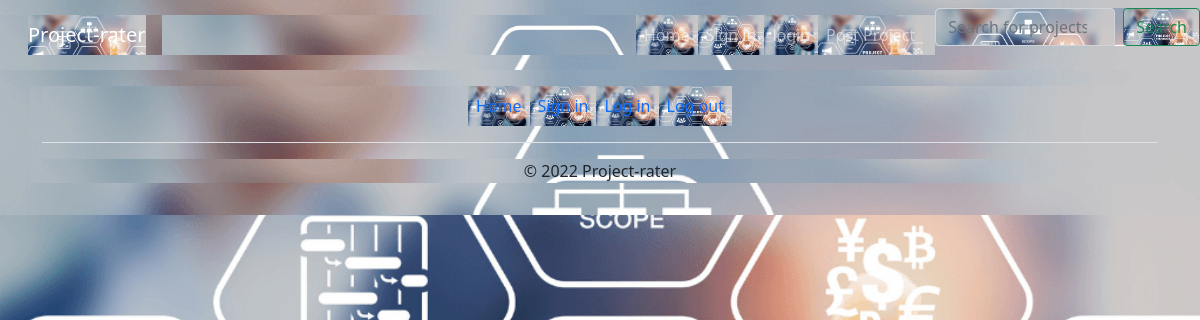
The app's page /, older data.
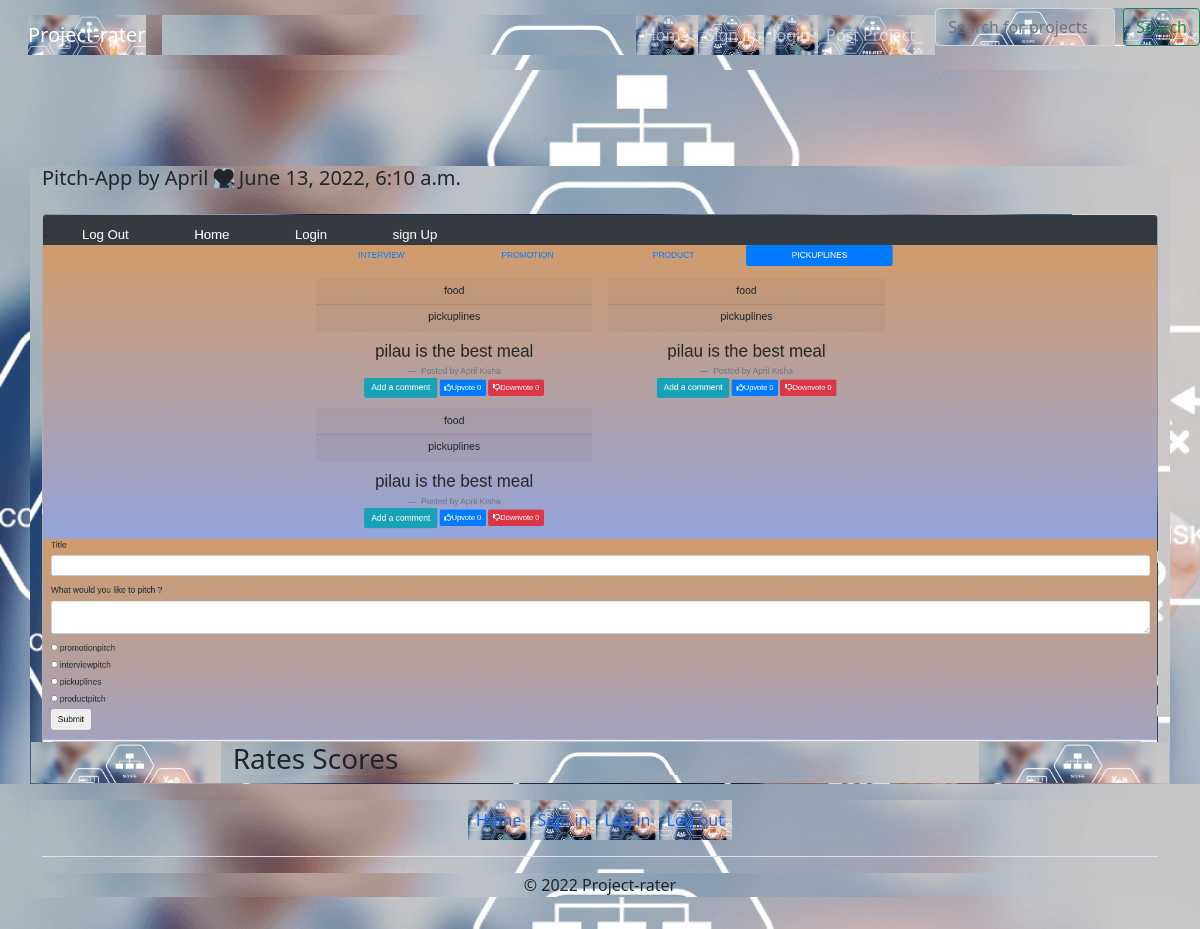
The same page, newer data.
### apprate/models.py (models this page shows, shortened)
class Post(models.Model):
    title = models.CharField(max_length=155)
    url = models.URLField(max_length=255)
    description = models.TextField(max_length=255)
    image = models.ImageField ( upload_to='pictures/',null=True, blank=True)
    user = models.ForeignKey(User, on_delete=models.CASCADE, related_name="posts")
    date = models.DateTimeField(auto_now_add=True, blank=True)

### apprate/views.py (the view)
# urls.py: path('',views.home, name='home',),
def home(request):
    posts=Post.objects.all()
    if request.method == "POST":
        form = PostForm(request.POST)
        if form.is_valid():
            post = form.save(commit=False)
            post.user = request.user
            post.save()
    else:
        form = PostForm()
    return render(request, 'home.html', { 'form': form,"posts":posts})

### apprate/forms.py
class PostForm(forms.ModelForm):
    class Meta:
        model = Post
        fields = ('__all__')

### apprate/templates/home.html (shortened to what this page needs)
{% extends "base.html"%}
{% block content %}
{%for post in posts%}
<div class="container" style="margin-top:8%">
    <h5 class="mb-4 mt-4">{{ post.title }} by {{ post.user.username }}  <i class="fas fa-heart"></i></span> {{post.date}}</h5>
    <div class="card">
        <div class="view overlay">
            {% if post.image %}
            <img class="card-img-top" width="100%"
                src="{{ post.image.url }}" alt="{{post.title}}">
                {% endif %}
        </div>
            <div class="row">
                <div class="col-md-2"></div>
                <div class="col-md-8">
                    <h3 class="D-block mx-auto">Rates Scores</h3>
                </div>
                <div class="col-md-2"></div>
            </div>
        </div>
    </div>
{% endfor %}
<footer class="py-3 footer">
    <div class="container footer-wrapper">
        <ul class="nav justify-content-center border-bottom pb-3 mb-3">
            <li class="nav-item">
                <a href="#" class="nav-link px-2">Home</a>
            </li>
            <li class="nav-item">
                <a href="{% url 'register' %}" class="nav-link px-2">Sign in</a>
            </li>
            <li class="nav-item">
                <a href="{% url 'login' %}" class="nav-link px-2">Log in</a>
            </li>
            <li class="nav-item">
                <a href="{%url 'logout'%}" class="nav-link px-2">Log out</a>
            </li>
        </ul>
        <p class="text-center copyright">&copy; 2022 Project-rater</p>
    </div>
</footer>
{% endblock%}

### apprate/templates/base.html (shortened to what this page needs)
{% load static %}
<!doctype html>
<html lang="en">
{% block styles %}
<link rel="stylesheet" href="{% static 'css/style.css' %}">
{% endblock %}
<head>
    <link href="https://cdn.jsdelivr.net/npm/bootstrap@5.0.2/dist/css/bootstrap.min.css" rel="stylesheet"
>
</head>
<body>
    {% include "navbar.html" %}
    {% block content %}
    {% endblock %}
</body>
</html>

### apprate/templates/navbar.html (shortened to what this page needs)
<nav class="navbar navbar-expand-lg bg-dark navbar-dark">
    <div class="container">
        <a href="/" class="navbar-brand">Project-rater</a>
        <div class="collapse navbar-collapse" id="navmenu">
            <ul class="navbar-nav ms-auto">
                <li class="nav-item">
                    <a href="{% url 'home' %}" class="nav-link">Home</a>
                </li>
                <li class="nav-item">
                    <a href="{% url 'register' %}" class="nav-link">Sign in</a>
                </li>
                <li class="nav-item">
                    <a href="{% url 'login' %}" class="nav-link">login</a>
                </li>
                <li class="nav-item">
                    <a href="#" class="nav-link">Post Project</a>
                </li>
            </ul>
        </div>
    </div>
    <form class="d-flex"  method="get" action="{% url 'search' %}">
        <input class="form-control me-2" type="search" placeholder="Search for projects" aria-label="Search">
        <button class="btn btn-outline-success" type="submit">Search</button>
    </form>
</nav>

### static/style.css (style rules this page uses)
* { background-image: url('../static/images/project12.png'); background-size: cover; }

Row changes from the older to the newer data that the page shows:
added Post: title "Pitch-App", user.username "April", date "June 13, 2022, 6:10 a.m.", image (picture)
